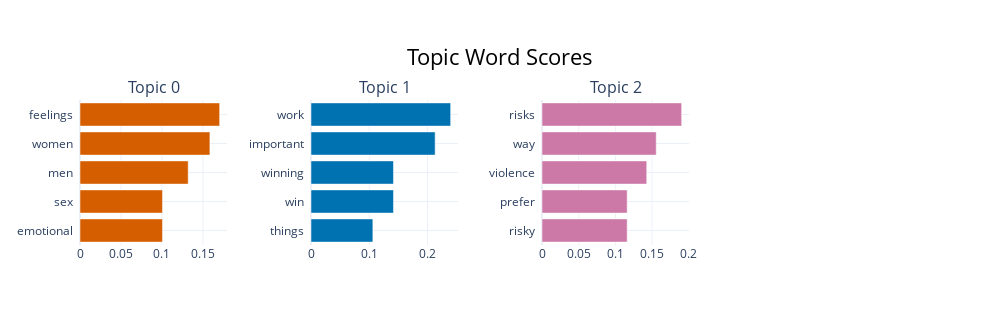

The cell this chart's notebook holds for it:
### Code cell
bar_chart = topic_model.visualize_barchart()

# Update filepath as needed
bar_chart.write_image("../Visualizations/BERTopic_Bar_Chart.png", width=800, height=600)
bar_chart

### Figure 1 — Plotly figure (JSON) as saved in the notebook; plotly's stock layout.template omitted (floating-point values rounded to 4 significant figures)
{"data": [{"marker": {"color": "#D55E00"}, "orientation": "h", "type": "bar", "x": [0.1006, 0.1006, 0.132, 0.1585, 0.1704], "xaxis": "x", "y": ["emotional  ", "sex  ", "men  ", "women  ", "feelings  "], "yaxis": "y"}, {"marker": {"color": "#0072B2"}, "orientation": "h", "type": "bar", "x": [0.1062, 0.1416, 0.1416, 0.2132, 0.2398], "xaxis": "x2", "y": ["things  ", "win  ", "winning  ", "important  ", "work  "], "yaxis": "y2"}, {"marker": {"color": "#CC79A7"}, "orientation": "h", "type": "bar", "x": [0.116, 0.116, 0.1427, 0.1556, 0.1903], "xaxis": "x3", "y": ["risky  ", "prefer  ", "violence  ", "way  ", "risks  "], "yaxis": "y3"}], "layout": {"annotations": [{"font": {"size": 16}, "showarrow": false, "text": "Topic 0", "x": 0.0875, "xanchor": "center", "xref": "paper", "y": 1, "yanchor": "bottom", "yref": "paper"}, {"font": {"size": 16}, "showarrow": false, "text": "Topic 1", "x": 0.3625, "xanchor": "center", "xref": "paper", "y": 1, "yanchor": "bottom", "yref": "paper"}, {"font": {"size": 16}, "showarrow": false, "text": "Topic 2", "x": 0.6375, "xanchor": "center", "xref": "paper", "y": 1, "yanchor": "bottom", "yref": "paper"}], "height": 325, "hoverlabel": {"bgcolor": "white", "font": {"family": "Rockwell", "size": 16}}, "showlegend": false, "title": {"font": {"color": "Black", "size": 22}, "text": "Topic Word Scores", "x": 0.5, "xanchor": "center", "yanchor": "top"}, "width": 1000, "xaxis": {"anchor": "y", "autorange": true, "domain": [0, 0.175], "range": [0, 0.1794], "showgrid": true, "type": "linear"}, "xaxis2": {"anchor": "y2", "autorange": true, "domain": [0.275, 0.45], "range": [0, 0.2524], "showgrid": true, "type": "linear"}, "xaxis3": {"anchor": "y3", "autorange": true, "domain": [0.55, 0.725], "range": [0, 0.2003], "showgrid": true, "type": "linear"}, "xaxis4": {"anchor": "y4", "domain": [0.825, 1], "showgrid": true}, "yaxis": {"anchor": "x", "autorange": true, "domain": [0, 1], "range": [-0.5, 4.5], "showgrid": true, "type": "category"}, "yaxis2": {"anchor": "x2", "autorange": true, "domain": [0, 1], "range": [-0.5, 4.5], "showgrid": true, "type": "category"}, "yaxis3": {"anchor": "x3", "autorange": true, "domain": [0, 1], "range": [-0.5, 4.5], "showgrid": true, "type": "category"}, "yaxis4": {"anchor": "x4", "domain": [0, 1], "showgrid": true}}}
